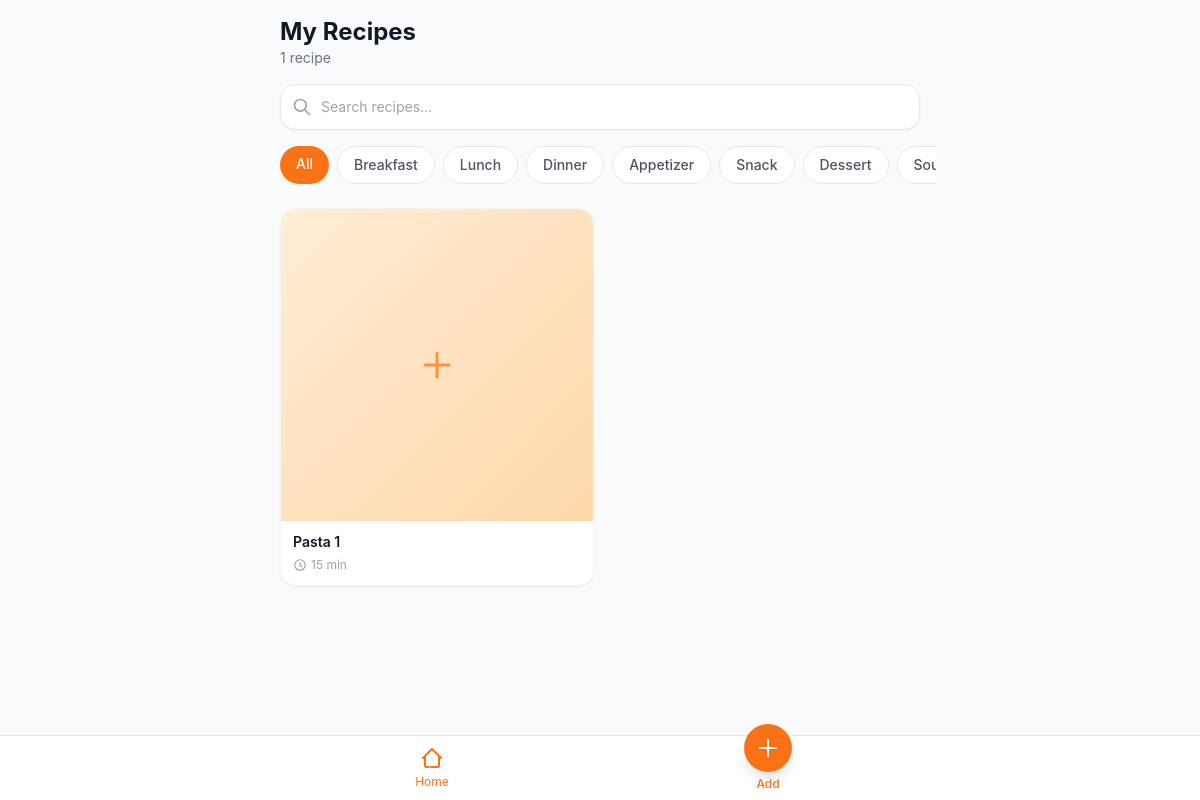
Before: / with the older database file.
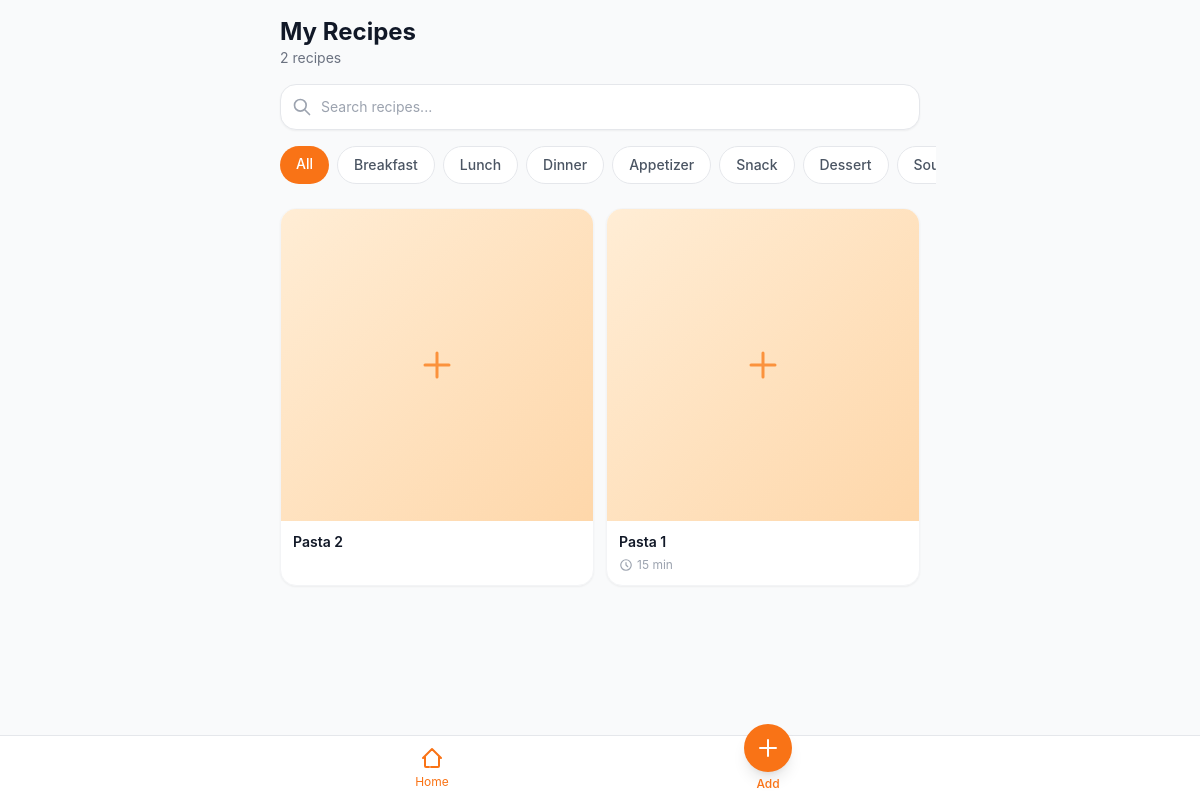
After: the same page with the newer database file.
### tables this page shows
CREATE TABLE recipes (
            id TEXT PRIMARY KEY,
            title TEXT NOT NULL,
            description TEXT,
            servings TEXT,
            prep_time TEXT,
            cook_time TEXT,
            category TEXT,
            image_filename TEXT,
            created_at TEXT NOT NULL,
            updated_at TEXT NOT NULL
        );

### app.py (the view)
@app.route("/")
def index():
    db = get_db()
    search = request.args.get("q", "").strip()
    category = request.args.get("category", "").strip()
    query = "SELECT * FROM recipes"
    params = []
    conditions = []
    if search:
        conditions.append("(title LIKE ? OR description LIKE ?)")
        params.extend([f"%{search}%", f"%{search}%"])
    if category:
        conditions.append("category = ?")
        params.append(category)
    if conditions:
        query += " WHERE " + " AND ".join(conditions)
    query += " ORDER BY created_at DESC"
    recipes = db.execute(query, params).fetchall()
    recipes_with_tags = []
    for r in recipes:
        tags = db.execute(
            "SELECT name FROM tags WHERE recipe_id = ?", (r["id"],)
        ).fetchall()
        recipes_with_tags.append({**dict(r), "tags": [t["name"] for t in tags]})
    return render_template(
        "index.html",
        recipes=recipes_with_tags,
        search=search,
        category=category,
        categories=CATEGORIES,
    )

### app.py (called while the page is built)
def get_db():
    if "db" not in g:
        g.db = sqlite3.connect(DATABASE)
        g.db.row_factory = sqlite3.Row
        g.db.execute("PRAGMA journal_mode=WAL")
        g.db.execute("PRAGMA foreign_keys=ON")
    return g.db

### templates/index.html (shortened to what this page needs)
{% extends "base.html" %}
{% block content %}
<div class="flex items-center justify-between mb-4">
    <div>
        <h1 class="text-2xl font-bold text-gray-900">My Recipes</h1>
        <p class="text-sm text-gray-500">{{ recipes|length }} recipe{{ 's' if recipes|length != 1 }}</p>
    </div>
</div>
<form method="GET" action="{{ url_for('index') }}" class="mb-4">
    <div class="relative">
        <svg class="absolute left-3 top-1/2 -translate-y-1/2 w-5 h-5 text-gray-400" fill="none" stroke="currentColor" viewBox="0 0 24 24">
            <path stroke-linecap="round" stroke-linejoin="round" stroke-width="2" d="M21 21l-6-6m2-5a7 7 0 11-14 0 7 7 0 0114 0z"/>
        </svg>
        <input type="text" name="q" value="{{ search }}" placeholder="Search recipes..."
               class="w-full pl-10 pr-4 py-3 bg-white border border-gray-200 rounded-2xl text-sm
                      focus:outline-none focus:ring-2 focus:ring-brand-500 focus:border-transparent
                      shadow-sm">
    </div>
</form>
<div class="flex gap-2 overflow-x-auto hide-scrollbar mb-6 -mx-4 px-4">
    <a href="{{ url_for('index', q=search) }}"
       class="flex-shrink-0 px-4 py-2 rounded-full text-sm font-medium
              {% if not category %}bg-brand-500 text-white{% else %}bg-white text-gray-600 border border-gray-200{% endif %}">
        All
    </a>
    {% for cat in categories %}
    <a href="{{ url_for('index', q=search, category=cat) }}"
       class="flex-shrink-0 px-4 py-2 rounded-full text-sm font-medium
              {% if category == cat %}bg-brand-500 text-white{% else %}bg-white text-gray-600 border border-gray-200{% endif %}">
        {{ cat }}
    </a>
    {% endfor %}
</div>
{% if recipes %}
<div class="grid grid-cols-2 gap-3">
    {% for recipe in recipes %}
    <a href="{{ url_for('recipe_detail', recipe_id=recipe.id) }}"
       class="recipe-card bg-white rounded-2xl overflow-hidden shadow-sm border border-gray-100">
        {% if recipe.image_filename %}
        <div class="aspect-square overflow-hidden">
            <img src="{{ url_for('static', filename='uploads/' + recipe.image_filename) }}"
                 alt="{{ recipe.title }}"
                 class="w-full h-full object-cover"
                 loading="lazy">
        </div>
        {% else %}
        <div class="aspect-square bg-gradient-to-br from-brand-100 to-brand-200 flex items-center justify-center">
            <svg class="w-12 h-12 text-brand-400" fill="none" stroke="currentColor" viewBox="0 0 24 24">
                <path stroke-linecap="round" stroke-linejoin="round" stroke-width="1.5"
                      d="M12 6v6m0 0v6m0-6h6m-6 0H6"/>
            </svg>
        </div>
        {% endif %}
        <div class="p-3">
            <h3 class="font-semibold text-sm leading-tight line-clamp-2">{{ recipe.title }}</h3>
            {% if recipe.cook_time or recipe.prep_time %}
            <div class="flex items-center gap-1 mt-1.5 text-xs text-gray-400">
                <svg class="w-3.5 h-3.5" fill="none" stroke="currentColor" viewBox="0 0 24 24">
                    <path stroke-linecap="round" stroke-linejoin="round" stroke-width="2"
                          d="M12 8v4l3 3m6-3a9 9 0 11-18 0 9 9 0 0118 0z"/>
                </svg>
                {{ recipe.prep_time or '' }}{% if recipe.prep_time and recipe.cook_time %} + {% endif %}{{ recipe.cook_time or '' }}
            </div>
            {% endif %}
        </div>
    </a>
    {% endfor %}
</div>
{% endif %}
{% endblock %}

### templates/base.html (shortened to what this page needs)
<!DOCTYPE html>
<html lang="en">
<head>
    <script src="https://cdn.tailwindcss.com"></script>
</head>
<body class="bg-gray-50 text-gray-900 min-h-screen pb-20">
    <main class="max-w-2xl mx-auto px-4 pt-4">
        {% block content %}{% endblock %}
    </main>
    <nav class="fixed bottom-0 left-0 right-0 bg-white border-t border-gray-200 safe-bottom z-40">
        <div class="max-w-2xl mx-auto flex justify-around items-center h-16">
            <a href="{{ url_for('index') }}"
               class="flex flex-col items-center justify-center w-full h-full
                      {% if request.endpoint == 'index' %}text-brand-500{% else %}text-gray-400{% endif %}">
                <svg class="w-6 h-6" fill="none" stroke="currentColor" viewBox="0 0 24 24">
                    <path stroke-linecap="round" stroke-linejoin="round" stroke-width="2"
                          d="M3 12l2-2m0 0l7-7 7 7M5 10v10a1 1 0 001 1h3m10-11l2 2m-2-2v10a1 1 0 01-1 1h-3m-4 0h4"/>
                </svg>
                <span class="text-xs mt-1">Home</span>
            </a>
            <a href="{{ url_for('recipe_new') }}"
               class="flex flex-col items-center justify-center w-full h-full">
                <div class="bg-brand-500 rounded-full p-3 -mt-5 shadow-lg">
                    <svg class="w-6 h-6 text-white" fill="none" stroke="currentColor" viewBox="0 0 24 24">
                        <path stroke-linecap="round" stroke-linejoin="round" stroke-width="2" d="M12 4v16m8-8H4"/>
                    </svg>
                </div>
                <span class="text-xs mt-1 text-brand-500 font-medium">Add</span>
            </a>
        </div>
    </nav>
</body>
</html>

### templates/base.html (style rules this page uses)
* { -webkit-tap-highlight-color: transparent; }
body { font-family: -apple-system, BlinkMacSystemFont, 'Segoe UI', Roboto, sans-serif; }
.recipe-card { transition: transform 0.15s ease, box-shadow 0.15s ease; }
.hide-scrollbar { -ms-overflow-style: none; scrollbar-width: none; }
.safe-bottom { padding-bottom: env(safe-area-inset-bottom, 0px); }

Changed rows visible on the page:
added recipes: title "Pasta 2"
Other visible differences:
{{ recipes|length }}: "1" → "2"
{{ 's' if recipes|length != 1 }}: (not shown) → "s"
